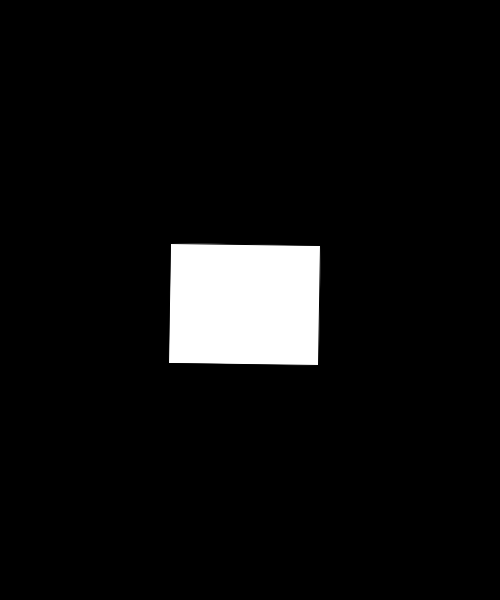
Frame 1 (no input)
Frame 60 (the mouse pressed at the canvas centre just before this capture): blank canvas, image omitted
Frame 120 (the mouse held since frame 60 and released just before this capture): blank canvas, image omitted

The Processing sketch that drew this single still picture (run headless with seeded random() and noise(); from frame 60 on, the mouse is pressed at the canvas centre):

// Processing sketch: day3_01_transformation_fns_issue
// ── day3_01_transformation_fns_issue.pde
void setup() {
  size(500, 600);
  background(0);
  
  //ellipseMode(CORNER); 
  //ellipse(width/2, height/2, 80, 80);
}

void draw() {
  background(0);
  
  // radians: 0, PI/2, PI,  TWO_PI = PI*2, ...
  // degrees: 0, 90,   180, 360, ...
  
  // radians(deg);   //deg to rad
  // degrees(rad);   //rad to deg
  
  float angle = radians( frameCount ); // deg to rad
  rotate( angle ); // it gets a RADIANS value!
  rectMode(CENTER);
  rect(width/2, height/2, 150, 120);
}
